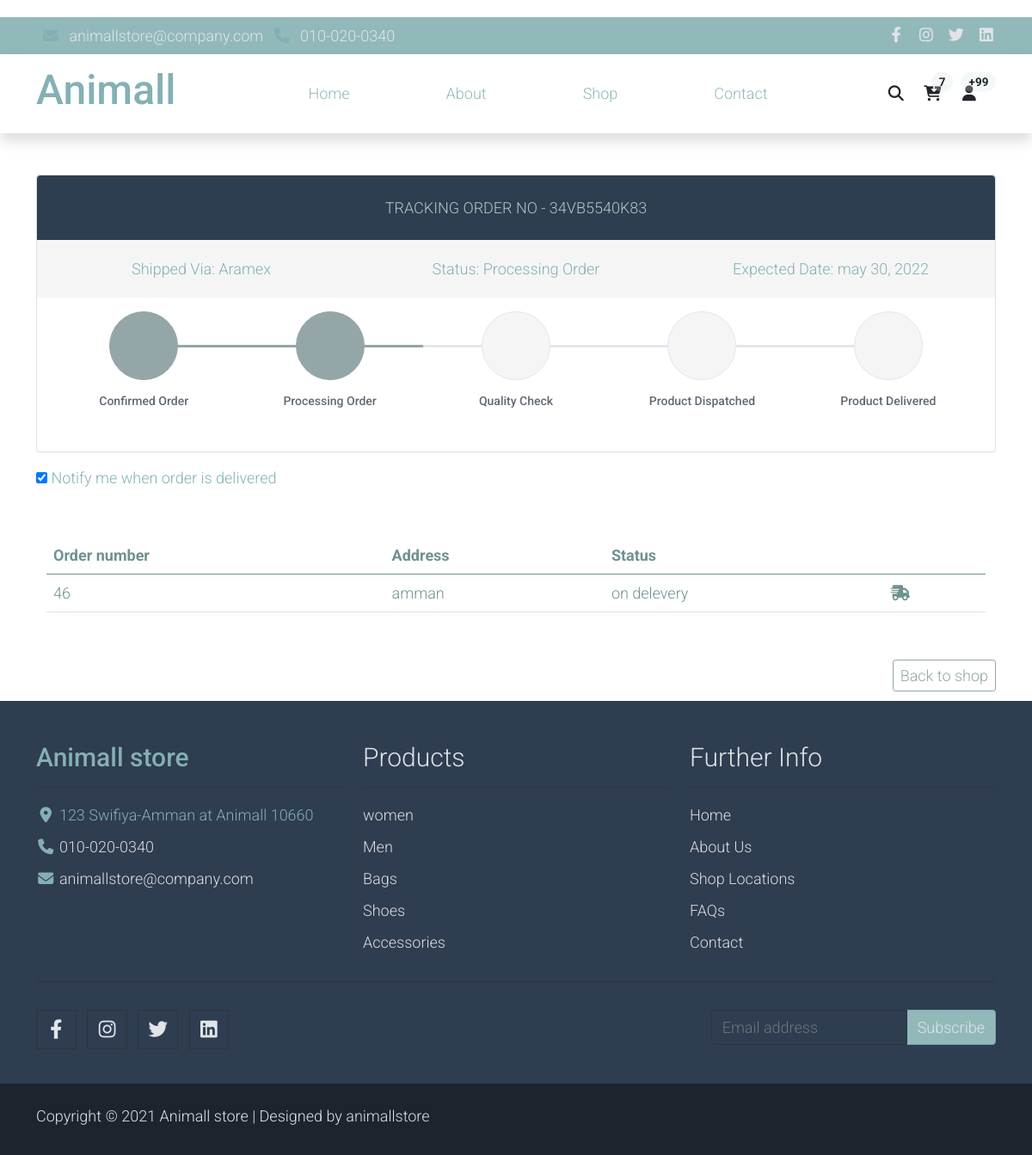
Screenshot of /lastpage.php with the database file from the repository.
### tables this page shows
CREATE TABLE `orders` (
  `order_id` int(11) NOT NULL,
  `order_details` varchar(255) NOT NULL,
  `order_location` varchar(255) NOT NULL,
  `order_mobile` varchar(255) NOT NULL,
  `order_user_name` varchar(255) NOT NULL,
  `order_date` timestamp NOT NULL DEFAULT current_timestamp(),
  `order_total` varchar(255) NOT NULL,
  `order_status` varchar(255) NOT NULL DEFAULT 'preparing',
  `order_user_id` int(11) NOT NULL
);

CREATE TABLE `categories` (
  `category_id` int(11) NOT NULL,
  `category_name` varchar(255) NOT NULL,
  `category_description` varchar(255) DEFAULT NULL,
  `category_image` varchar(255) NOT NULL
);

### lastpage.php (the view, shortened to what this page needs)
<?php require "config.php";
include "navbar.php" ?>
<!doctype html>
<html lang="en">
<head>
    <link rel="stylesheet" href="assets/css/bootstrap.min.css">
    <link rel="stylesheet" href="assets/css/templatemo.css">
    <link rel="stylesheet" href="assets/css/custom.css">
    <link rel="stylesheet" href="https://cdnjs.cloudflare.com/ajax/libs/font-awesome/6.1.1/css/all.min.css">
    <link rel="stylesheet" href="https://cdn.jsdelivr.net/npm/pixeden-stroke-7-icon@1.2.3/pe-icon-7-stroke/dist/pe-icon-7-stroke.min.css">
</head>
<body>
<div class="container padding-bottom-3x mb-1 mt-5">
        <div class="card mb-3">
          <div class="p-4 text-center text-white text-lg bg-dark rounded-top"><span class="text-uppercase">Tracking Order No - </span><span class="text-medium">34VB5540K83</span></div>
          <div class="d-flex flex-wrap flex-sm-nowrap justify-content-between py-3 px-2 bg-secondary">
            <div class="w-100 text-center py-1 px-2"><span class="text-medium">Shipped Via:</span> Aramex </div>
            <div class="w-100 text-center py-1 px-2"><span class="text-medium">Status:</span> Processing Order</div>
            <div class="w-100 text-center py-1 px-2"><span class="text-medium">Expected Date:</span> may 30, 2022</div>
          </div>
          <div class="card-body">
            <div class="steps d-flex flex-wrap flex-sm-nowrap justify-content-between padding-top-2x padding-bottom-1x">
              <div class="step completed">
                <div class="step-icon-wrap">
                  <div class="step-icon"><i class="pe-7s-cart"></i></div>
                </div>
                <h4 class="step-title">Confirmed Order</h4>
              </div>
              <div class="step completed">
                <div class="step-icon-wrap">
                  <div class="step-icon"><i class="pe-7s-config"></i></div>
                </div>
                <h4 class="step-title">Processing Order</h4>
              </div>
              <div class="step ">
                <div class="step-icon-wrap">
                  <div class="step-icon"><i class="pe-7s-medal"></i></div>
                </div>
                <h4 class="step-title">Quality Check</h4>
              </div>
              <div class="step">
                <div class="step-icon-wrap">
                  <div class="step-icon"><i class="pe-7s-car"></i></div>
                </div>
                <h4 class="step-title">Product Dispatched</h4>
              </div>
              <div class="step">
                <div class="step-icon-wrap">
                  <div class="step-icon"><i class="pe-7s-home"></i></div>
                </div>
                <h4 class="step-title">Product Delivered</h4>
              </div>
            </div>
          </div>
        </div>
        <div class="d-flex flex-wrap flex-md-nowrap justify-content-center justify-content-sm-between align-items-center">
          <div class="custom-control custom-checkbox mr-3">
            <input class="custom-control-input" type="checkbox" id="notify_me" checked="">
            <label class="custom-control-label" for="notify_me">Notify me when order is delivered</label>
          </div>
        </div>
      </div>
    <div class="container">
        <div class="section">
            <div class="container">
                <?php
                try {
                    $orders = $db->prepare('SELECT * FROM orders');
                    $orders->execute();
                    $products = $orders->fetchAll(PDO::FETCH_ASSOC);
                } catch (PDOExeption $err) {
                    echo $err->getMessage();
                }
                ?>
                <?php foreach ($products as $order) : ?>
                    <table class="table" style="margin:5% auto;color:#709192">
                        <thead>
                            <tr>
                                <th scope="col">Order number</th>
                                <th scope="col">Address</th>
                                <th scope="col">Status</th>
                                <th scope="col"></th>
                            </tr>
                        </thead>
                        <tbody>
                            <tr>
                                <td><?php echo $order['order_id']; ?></td>
                                <td><?php echo $order['order_location']; ?></td>
                                <td> <?php echo $order['order_status']; ?></td>
                                <td><i class="fas fa-shipping-fast"></i> </td>
                            </tr>
                        </tbody>
                    </table>
                    <?php break; ?>
                <?php endforeach; ?>
            </div>
        </div>
        <form action="drop.php" method="GET">
            <a href="lastpage.php">
            <div class="text-left text-sm-right pb-5"><a class="btn btn-outline-primary btn-rounded btn-sm" href="shop.php" data-toggle="modal" data-target="#orderDetails">Back to shop</a></div>
            </a>
        </form>
    </div>
</body>
</html>
<?php include "footer.php" ?>

### footer.php (shortened to what this page needs)
<footer class="bg-dark" id="tempaltemo_footer">
    <div class="container">
        <div class="row">
            <div class="col-md-4 pt-5">
                <h2 class="h2 text-success border-bottom pb-3 border-light logo">Animall store</h2>
                <ul class="list-unstyled text-light footer-link-list">
                    <li>
                        <i class="fas fa-map-marker-alt fa-fw"></i>
                        123 Swifiya-Amman at Animall 10660
                    </li>
                    <li>
                        <i class="fa fa-phone fa-fw"></i>
                        <a class="text-decoration-none" href="tel:010-020-0340">010-020-0340</a>
                    </li>
                    <li>
                        <i class="fa fa-envelope fa-fw"></i>
                        <a class="text-decoration-none" href="mailto:info@company.com">animallstore@company.com</a>
                    </li>
                </ul>
            </div>
            <div class="col-md-4 pt-5">
                <h2 class="h2 text-light border-bottom pb-3 border-light">Products</h2>
                <ul class="list-unstyled text-light footer-link-list">
                    <?php $sql = 'SELECT * FROM categories';
                       $statement = $db->query($sql);
                       $data = $statement->fetchAll();
                       foreach ($data as $value) : ?>
                        <li><a class="text-decoration-none" href="store.php?category=<?php echo $value['category_id'] ?>"><?php echo $value['category_name']; ?></a></li>
                    <?php endforeach; ?>
                </ul>
            </div>
            <div class="col-md-4 pt-5">
                <h2 class="h2 text-light border-bottom pb-3 border-light">Further Info</h2>
                <ul class="list-unstyled text-light footer-link-list">
                    <li><a class="text-decoration-none" href="#">Home</a></li>
                    <li><a class="text-decoration-none" href="#">About Us</a></li>
                    <li><a class="text-decoration-none" href="#">Shop Locations</a></li>
                    <li><a class="text-decoration-none" href="#">FAQs</a></li>
                    <li><a class="text-decoration-none" href="#">Contact</a></li>
                </ul>
            </div>
        </div>
        <div class="row text-light mb-4">
            <div class="col-12 mb-3">
                <div class="w-100 my-3 border-top border-light"></div>
            </div>
            <div class="col-auto me-auto">
                <ul class="list-inline text-left footer-icons">
                    <li class="list-inline-item border border-light rounded-circle text-center">
                        <a class="text-light text-decoration-none" target="_blank" href="http://facebook.com/"><i class="fab fa-facebook-f fa-lg fa-fw"></i></a>
                    </li>
                    <li class="list-inline-item border border-light rounded-circle text-center">
                        <a class="text-light text-decoration-none" target="_blank" href="https://www.instagram.com/"><i class="fab fa-instagram fa-lg fa-fw"></i></a>
                    </li>
                    <li class="list-inline-item border border-light rounded-circle text-center">
                        <a class="text-light text-decoration-none" target="_blank" href="https://twitter.com/"><i class="fab fa-twitter fa-lg fa-fw"></i></a>
                    </li>
                    <li class="list-inline-item border border-light rounded-circle text-center">
                        <a class="text-light text-decoration-none" target="_blank" href="https://www.linkedin.com/"><i class="fab fa-linkedin fa-lg fa-fw"></i></a>
                    </li>
                </ul>
            </div>
            <div class="col-auto">
                <div class="input-group mb-2">
                    <input type="text" class="form-control bg-dark border-light" id="subscribeEmail" placeholder="Email address">
                    <div class="input-group-text btn-success text-light">Subscribe</div>
                </div>
            </div>
        </div>
    </div>
    <div class="w-100 bg-black py-3">
        <div class="container">
            <div class="row pt-2">
                <div class="col-12">
                    <p class="text-left text-light">
                        Copyright &copy; 2021 Animall store
                        | Designed by <a rel="sponsored" href="https://animallstore.com" target="_blank">animallstore</a>
                    </p>
                </div>
            </div>
        </div>
    </div>
</footer>
</body>
</html>

### assets/css/templatemo.css (style rules this page uses)
body, ul, li, p, a, label, input, div { font-family: 'Roboto', sans-serif; font-size: 18px !important; font-weight: 300 !important; text-decoration: none; color:#84b0b5; }
.h2 { font-family: 'Roboto', sans-serif; font-size: 30px !important; font-weight: 300; }
.logo { font-weight: 500 !important; }
.text-success { color: #84b0b5 !important; }
.text-light { color: #e1e4e8 !important; }
.bg-dark { background-color: #2e3d50 !important; }
.bg-black { background-color: #1d242d !important; }
.btn-success { background-color: #92b9ba !important; border-color: #7c9fa3!important; }
.form-control { border: 1px solid #e8e8e8; }
#tempaltemo_footer a { color: #dcdde1; }
#tempaltemo_footer ul.footer-link-list li { padding-top: 10px; }
#tempaltemo_footer ul.footer-icons li { width: 2.6em; height: 2.6em; line-height: 2.6em; }
#tempaltemo_footer .border-light { border-color: #2d343f !important; }

### lastpage.php (style rules this page uses)
body { margin-top:20px; }
.steps .step { display: block; width: 100%; margin-bottom: 35px; text-align: center }
.steps .step .step-icon-wrap { display: block; position: relative; width: 100%; height: 80px; text-align: center }
.steps .step .step-icon-wrap::before, .steps .step .step-icon-wrap::after { display: block; position: absolute; top: 50%; width: 50%; height: 3px; margin-top: -1px; background-color: #e1e7ec; content: ''; z-index: 1 }
.steps .step .step-icon-wrap::before { left: 0 }
.steps .step .step-icon-wrap::after { right: 0 }
.steps .step .step-icon { display: inline-block; position: relative; width: 80px; height: 80px; border: 1px solid #e1e7ec; border-radius: 50%; background-color: #f5f5f5; color: #374250; font-size: 38px; line-height: 81px; z-index: 5 }
.steps .step .step-title { margin-top: 16px; margin-bottom: 0; color: #606975; font-size: 14px; font-weight: 500 }
.steps .step:first-child .step-icon-wrap::before { display: none }
.steps .step:last-child .step-icon-wrap::after { display: none }
.steps .step.completed .step-icon-wrap::before, .steps .step.completed .step-icon-wrap::after { background-color: #94a6a7 }
.steps .step.completed .step-icon { border-color: #94a6a7; background-color:#94a6a7; color: #fff }
.bg-faded, .bg-secondary { background-color: #f5f5f5 !important; }

### rows the page displays
orders: order_id "46", order_location "amman", order_status "on delevery"
categories: category_name "women"
categories: category_name "Men"
categories: category_name "Bags"
categories: category_name "Shoes"
categories: category_name "Accessories"
